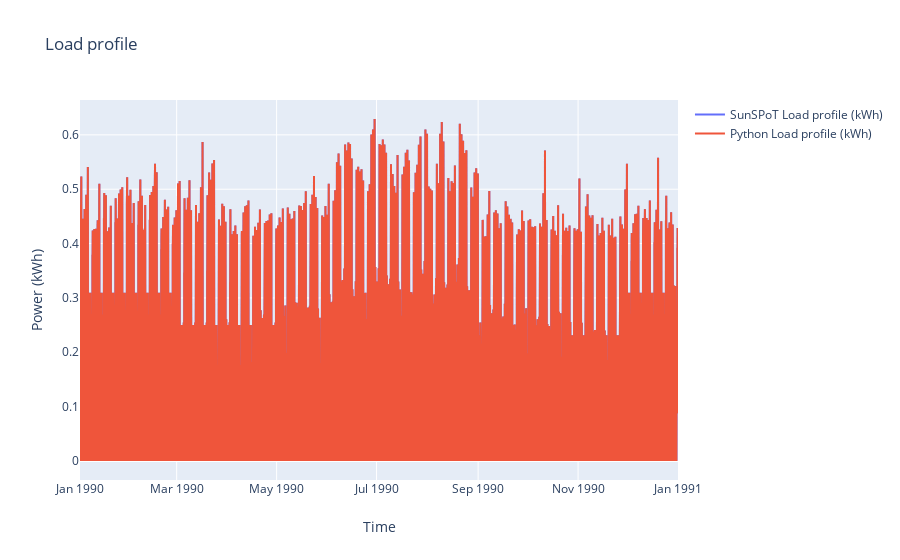

The notebook cell saved with this chart:
### Code cell
LoadProf = pd.read_csv("LP_Mosman1_4_Processed.csv")
python_load = pd.read_csv("LP_Mosman1_python4_Processed.csv")
#python_load2 = pd.read_csv("LP_Mosman1_python2_processed.csv")
#python_load3 = pd.read_csv("LP_Mosman1_2_Processed.csv")

LoadProf['TS']=pd.to_datetime(LoadProf['TS'], infer_datetime_format=True)
python_load['TS']=pd.to_datetime(python_load['TS'], infer_datetime_format=True)
#python_load2['TS']=pd.to_datetime(python_load2['TS'], infer_datetime_format=True)
#python_load3['TS']=pd.to_datetime(python_load3['TS'], infer_datetime_format=True)

fig = go.Figure()

fig.add_trace(go.Scatter(x= LoadProf['TS'], y= LoadProf['kWh'],name='SunSPoT Load profile (kWh)', mode='lines'))

fig.add_trace(go.Scatter(x= python_load['TS'], y= python_load['kWh'],name='Python Load profile (kWh)', mode='lines'))

#fig.add_trace(go.Scatter(x= python_load2['TS'], y= python_load2['kWh'],name='Python Load profile 2 (kWh)', mode='lines'))

#fig.add_trace(go.Scatter(x= python_load3['TS'], y= python_load3['kWh'],name='Python Load profile 3 (kWh)', mode='lines'))

fig.update_layout(title='Load profile' ,xaxis=dict(title='Time'),yaxis=dict(title='Power (kWh)'))

iplot(fig)

### Figure 1 — Plotly figure (JSON) as saved in the notebook; plotly's stock layout.template omitted (floating-point values rounded to 4 significant figures; data arrays with more than 128 entries replaced by an {"elided": "..."} marker saying what was removed)
{"data": [{"mode": "lines", "name": "SunSPoT Load profile (kWh)", "type": "scatter", "x": {"elided": "17520 str values"}, "y": {"elided": "17520 float values"}}, {"mode": "lines", "name": "Python Load profile (kWh)", "type": "scatter", "x": {"elided": "17520 str values"}, "y": {"elided": "17520 float values"}}], "layout": {"title": {"text": "Load profile"}, "xaxis": {"title": {"text": "Time"}}, "yaxis": {"title": {"text": "Power (kWh)"}}}}
